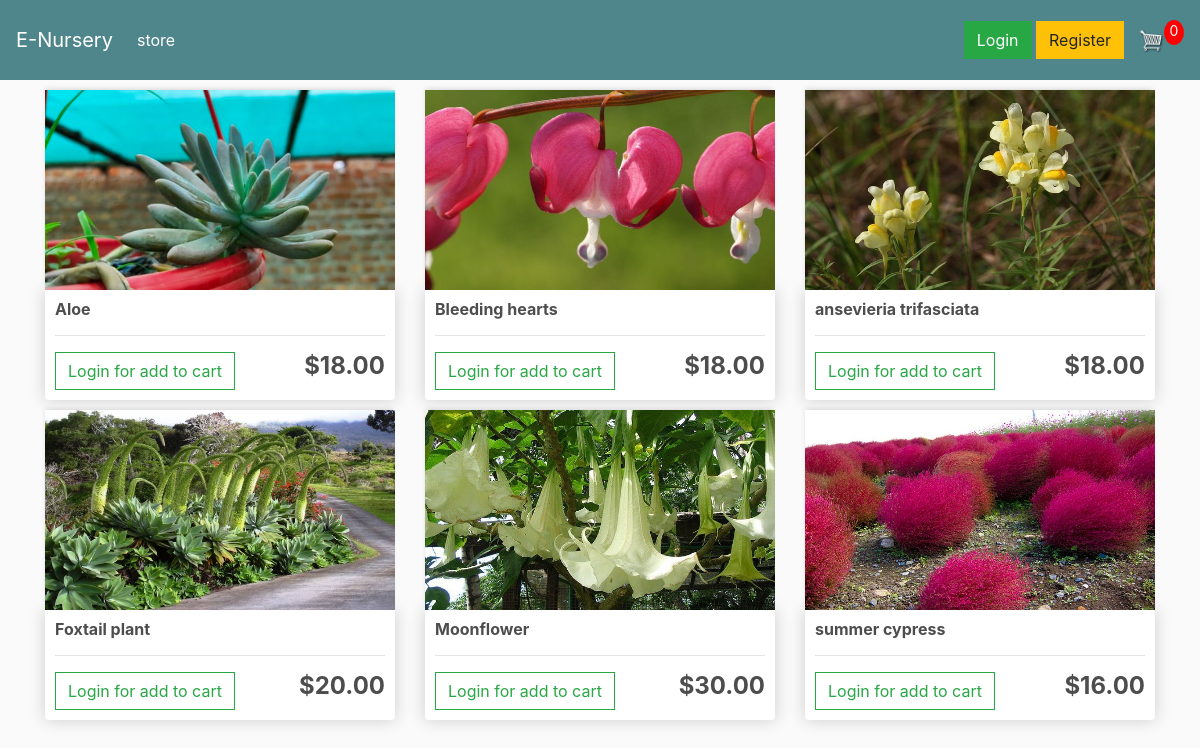
The page / on the database its author committed.
### store/models.py (models this page shows, shortened)
class Product (models.Model):
    name=models.CharField(null=True, max_length=200)
    price = models.DecimalField(max_digits=7,decimal_places=2)
    digital= models.BooleanField(default=False,null=True, blank=False)
    image = models.ImageField(null=True, blank=True)
    @property
    def imageURL(self):
        try:
            url = self.image.url
        except:
            url = ''
        return url

### store/views.py (the view)
# urls.py: path('',include('store.urls')),
def store(request):
	if request.user.is_authenticated:
		customer = request.user.customer
		order, created = Order.objects.get_or_create(customer=customer, complete=False)
		items = order.orderitem_set.all()
		cartItems = order.get_cart_items
	else:
		items = []
		order = {'get_cart_total':0, 'get_cart_items':0, 'shipping':False}
		cartItems = order['get_cart_items']
	products = Product.objects.all()
	context = {'products':products, 'cartItems':cartItems}
	return render(request, 'store/store.html', context)

### store/templates/store/store.html (shortened to what this page needs)
{% extends "store/main.html" %} {% load static %}
{% block content %}
<div class="row">
  {% for product in products %}
  <div class="col-lg-4">
    <img class="thumbnail" src="{{product.imageURL}}" alt="" />
    <div class="box-element product">
      <h6><strong>{{product.name}}</strong></h6>
      <hr />
      {% if not request.user.is_authenticated %}
        <a href="{% url 'login' %}" class="btn btn-outline-success">Login for add to cart</a>
      {% else %}
        <button data-product={{product.id}} data-action="add" class="btn btn-outline-secondary add-btn update-cart">Add to cart</button>
      {% endif %}
      <h4 style="display: inline-block; float: right;"><strong>${{product.price|floatformat:2}}</strong></h4>
    </div>
  </div>
  {% endfor %}
</div>
{% endblock content %}

### store/templates/store/main.html (shortened to what this page needs)
<!DOCTYPE html>
{% load static %}
<html lang="en">
  <head>
    <link
      rel="stylesheet"
      href="https://cdn.jsdelivr.net/npm/bootstrap@4.5.3/dist/css/bootstrap.min.css"
    />
    <link rel="stylesheet" href={% static 'css/main.css' %}>
  </head>
  <body>
    <nav class="navbar navbar-expand-lg navbar-dark bg-dark">
        <a class="navbar-brand" href="{% url 'store' %}">E-Nursery</a>
        <div class="collapse navbar-collapse" id="navbarSupportedContent">
            <ul class="navbar-nav mr-auto">
            <li class="nav-item active">
                <a class="nav-link" href="{% url 'store' %}">store <span class="sr-only">(current)</span></a>
            </li>
        </ul>
        <div class="form-inline my-2 my-lg-6">
        {% if request.user.is_authenticated %}
         <br>
         <a href="{% url 'user_edit' %}" class="btn btn-warning">Edit Profile</a>
                    <br>&nbsp;
         <a href="{% url 'logout' %}" class="btn btn-danger">Logout</a>
        {% else %}
        <a href="{% url 'login' %}" class="btn btn-success">Login</a>
          <br>&nbsp;
         <a href="{% url 'register' %}" class="btn btn-warning">Register</a>
        {% endif %}
        <a href="{% url 'cart' %}"><img src="{% static 'images/cart.png'%}" id="cart-icon"></a><p id="cart-total">{{cartItems}}</p>
        </div>
        </div>
    </nav>
    <div class="container">
    {% block content %}
    {% endblock content %}
    </div>
  </body>
</html>

### static/css/main.css (style rules this page uses)
body { background-color: hsl(0, 0%, 98%); }
h1,h2,h3,h4,h5,h6 { color:hsl(0, 0%, 30%); }
.box-element { box-shadow:hsl(0, 0%, 80%) 0 0 16px; background-color: #fff; border-radius: 4px; padding: 10px; }
.thumbnail { width: 100%; height: 200px; -webkit-box-shadow: -1px -3px 5px -2px rgba(214,214,214,1); -moz-box-shadow: -1px -3px 5px -2px rgba(214,214,214,1); box-shadow: -1px -3px 5px -2px rgba(214,214,214,1); }
.product { border-radius: 0 0 4px 4px; }
.bg-dark { background-color: #4f868c!important; }
#cart-icon { width:25px; display: inline-block; margin-left: 15px; }
#cart-total { display: block; text-align: center; color:#fff; background-color: red; width: 20px; height: 25px; border-radius: 50%; font-size: 14px; }
.col-lg-4, .col-lg-6, .col-lg-8, .col-lg-12 { margin-top: 10px; }
.btn { border-radius: 0; }

### rows shown on the page
Product: imageURL (picture), name "Aloe", price "18.00"
Product: imageURL (picture), name "Bleeding hearts", price "18.00"
Product: imageURL (picture), name "ansevieria trifasciata", price "18.00"
Product: imageURL (picture), name "Foxtail plant", price "20.00"
Product: imageURL (picture), name "Moonflower", price "30.00"
Product: imageURL (picture), name "summer cypress", price "16.00"

### other values the page prints
{{ cartItems }} "0"
